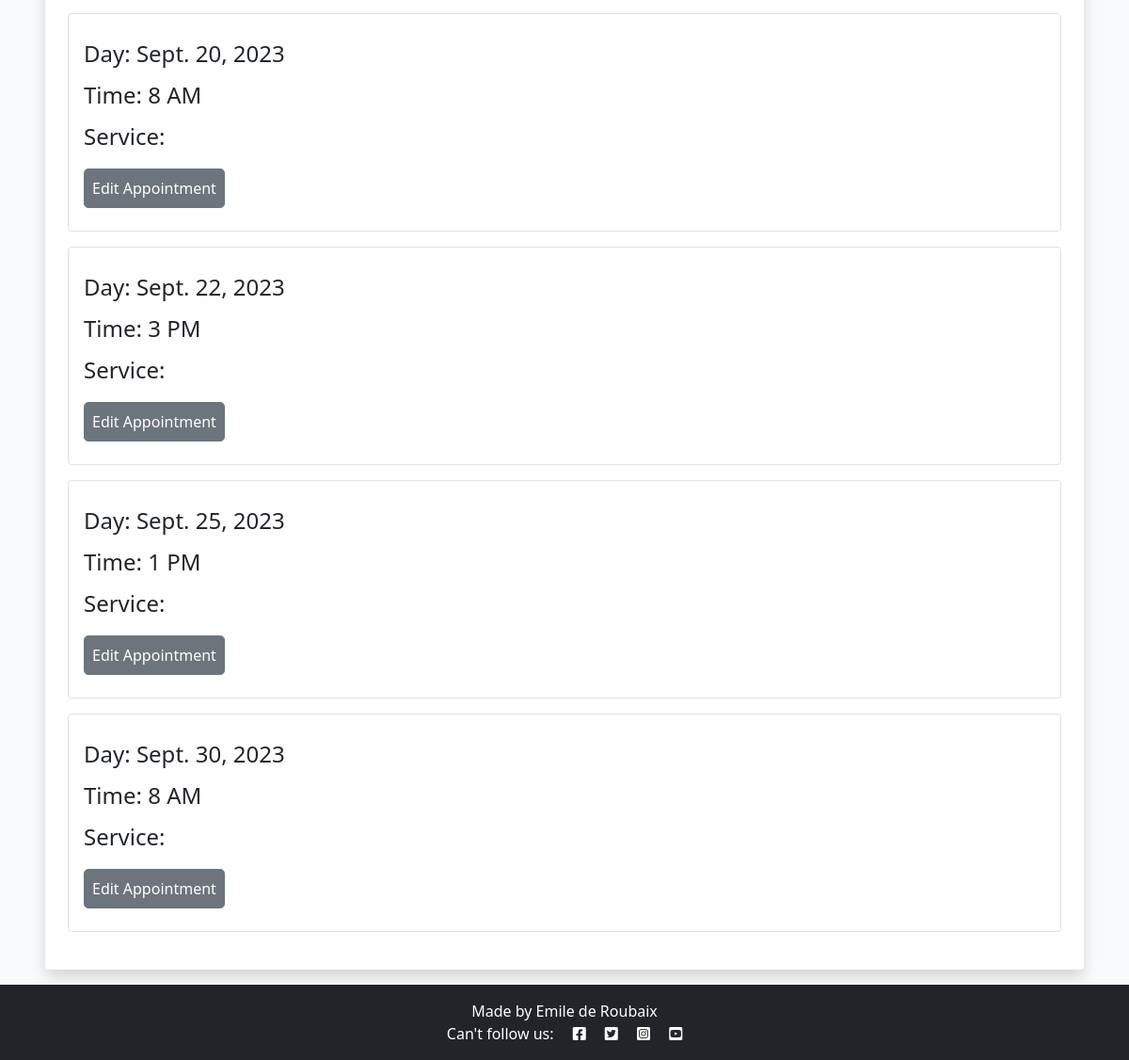
Page /user-panel (signed in, lower part) on the earlier database version.
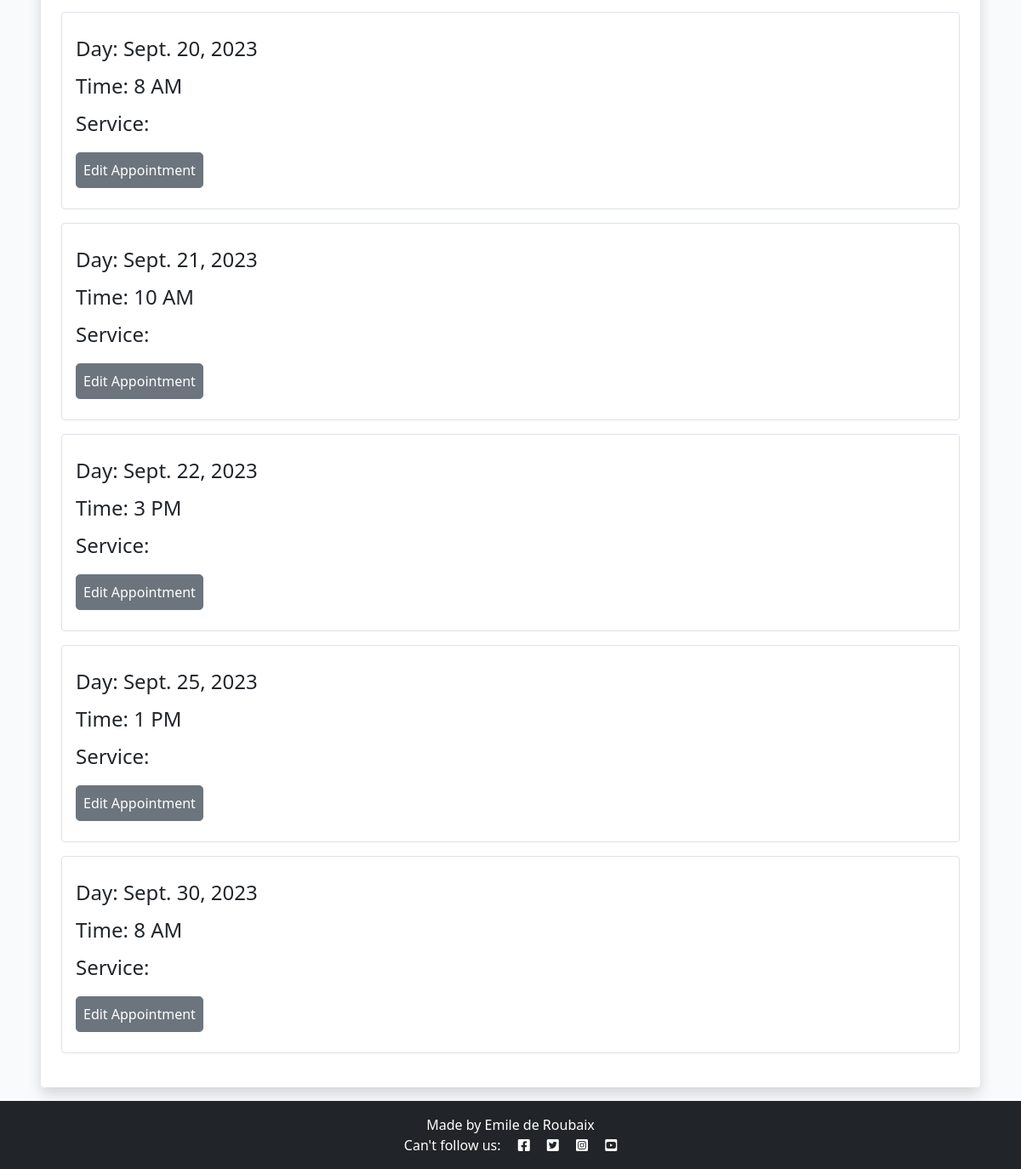
Same page on the later database version.
### game_dates/models.py (models this page shows, shortened)
class Appointment(models.Model):
    user = models.ForeignKey(
        User, on_delete=models.CASCADE, null=True, blank=True)
    type = models.CharField(
        max_length=50, choices=SERVICE_CHOICES, default="Online gaming")
    day = models.DateField(default=datetime.now)
    time = models.CharField(
        max_length=24, choices=TIME_CHOICES)
    updated_on = models.DateTimeField(auto_now=True)
    description = models.CharField(
        max_length=50, null=True)
    content = models.TextField()
    created_on = models.DateTimeField(auto_now_add=True)
    approved = models.BooleanField(default=True)
    class Meta:
        ordering = ["-created_on"]

### game_dates/views.py (the view)
# urls.py: path('user-panel', views.userPanel, name='userPanel'),
def userPanel(request):
    user = request.user
    appointments = Appointment.objects.filter(user=user).order_by(
        'day', 'time')
    return render(request, 'userPanel.html', {
        'user': user,
        'appointments': appointments,
    })

### game_dates/templates/userPanel.html (shortened to what this page needs)
{% extends "base.html" %}
{% block content %}
{% if user.is_authenticated %}
{% if appointments.count > 0 %}
<div class="mt-5 ">
    <div class="shadow p-4 mb-3 bg-body bg-body rounded text-black  m-5">
        {% for appointment in appointments %}
        <div class="list-group fs-4 border p-3 mb-3">
            <p class="list-group mt-2">Day: {{ appointment.day }}</p>
            <p class="list-group mt-2">Time: {{ appointment.time }}</p>
            <p class="list-group mt-2">Service: {{ appointment.service }}</p>
            <div class="mt-3 mb-2">
                <a class="btn btn-secondary rounded-3 p-2" href="{% url 'bookingUpdate' appointment.id %}">Edit Appointment</a>
            </div>
        </div>
        {% endfor %}
    </div>
</div>
{% endif %}
{% else %}
<div class="shadow p-4 mb-5 bg-body bg-body rounded text-black  m-5">
    <h1 class="p-2  ms-3">First Sign in!</h1>
    <a href="{% url 'login' %}" class="btn btn-primary text-white">Sign in</a>
</div>
{% endif %}
{% endblock %}

Differences in the rows shown:
added Appointment: day "Sept. 21, 2023", time "10 AM"
